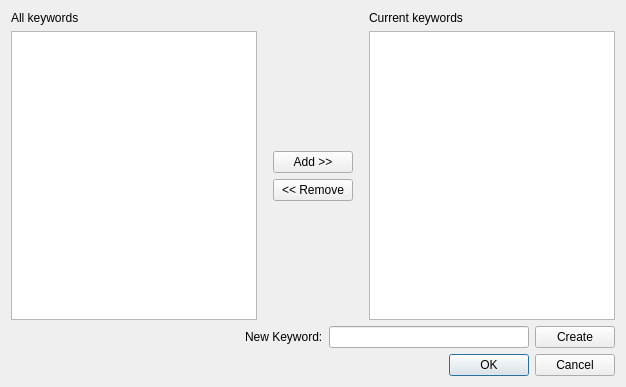
<?xml version="1.0" encoding="UTF-8"?>
<ui version="4.0">
 <class>KeywordsDialog_q</class>
 <widget class="QDialog" name="KeywordsDialog_q">
  <property name="geometry">
   <rect>
    <x>0</x>
    <y>0</y>
    <width>626</width>
    <height>387</height>
   </rect>
  </property>
  <property name="windowTitle">
   <string>Dialog</string>
  </property>
  <layout class="QGridLayout" name="gridLayout_2">
   <item row="0" column="0">
    <layout class="QGridLayout" name="gridLayout">
     <item row="0" column="0">
      <widget class="QLabel" name="label">
       <property name="text">
        <string>All keywords</string>
       </property>
      </widget>
     </item>
     <item row="1" column="0">
      <widget class="QListView" name="allKeywordsListView">
       <property name="sizePolicy">
        <sizepolicy hsizetype="Expanding" vsizetype="Expanding">
         <horstretch>1</horstretch>
         <verstretch>0</verstretch>
        </sizepolicy>
       </property>
       <property name="editTriggers">
        <set>QAbstractItemView::EditTrigger::NoEditTriggers</set>
       </property>
       <property name="selectionMode">
        <enum>QAbstractItemView::SelectionMode::ExtendedSelection</enum>
       </property>
      </widget>
     </item>
     <item row="1" column="1">
      <layout class="QVBoxLayout" name="verticalLayout">
       <property name="leftMargin">
        <number>10</number>
       </property>
       <property name="rightMargin">
        <number>10</number>
       </property>
       <item>
        <spacer name="verticalSpacer">
         <property name="orientation">
          <enum>Qt::Orientation::Vertical</enum>
         </property>
         <property name="sizeHint" stdset="0">
          <size>
           <width>20</width>
           <height>40</height>
          </size>
         </property>
        </spacer>
       </item>
       <item>
        <widget class="QPushButton" name="addKeywordButton">
         <property name="sizePolicy">
          <sizepolicy hsizetype="Expanding" vsizetype="Fixed">
           <horstretch>0</horstretch>
           <verstretch>0</verstretch>
          </sizepolicy>
         </property>
         <property name="text">
          <string>Add &gt;&gt;</string>
         </property>
        </widget>
       </item>
       <item>
        <widget class="QPushButton" name="removeKeywordButton">
         <property name="sizePolicy">
          <sizepolicy hsizetype="Expanding" vsizetype="Fixed">
           <horstretch>0</horstretch>
           <verstretch>0</verstretch>
          </sizepolicy>
         </property>
         <property name="text">
          <string>&lt;&lt; Remove</string>
         </property>
        </widget>
       </item>
       <item>
        <spacer name="verticalSpacer_2">
         <property name="orientation">
          <enum>Qt::Orientation::Vertical</enum>
         </property>
         <property name="sizeHint" stdset="0">
          <size>
           <width>20</width>
           <height>40</height>
          </size>
         </property>
        </spacer>
       </item>
      </layout>
     </item>
     <item row="1" column="2">
      <widget class="QListView" name="currKeywordsListView">
       <property name="sizePolicy">
        <sizepolicy hsizetype="Expanding" vsizetype="Expanding">
         <horstretch>1</horstretch>
         <verstretch>1</verstretch>
        </sizepolicy>
       </property>
       <property name="editTriggers">
        <set>QAbstractItemView::EditTrigger::NoEditTriggers</set>
       </property>
       <property name="selectionMode">
        <enum>QAbstractItemView::SelectionMode::ExtendedSelection</enum>
       </property>
      </widget>
     </item>
     <item row="0" column="2">
      <widget class="QLabel" name="label_2">
       <property name="text">
        <string>Current keywords</string>
       </property>
      </widget>
     </item>
    </layout>
   </item>
   <item row="1" column="0">
    <layout class="QHBoxLayout" name="horizontalLayout">
     <item>
      <spacer name="horizontalSpacer">
       <property name="orientation">
        <enum>Qt::Orientation::Horizontal</enum>
       </property>
       <property name="sizeHint" stdset="0">
        <size>
         <width>13</width>
         <height>20</height>
        </size>
       </property>
      </spacer>
     </item>
     <item>
      <widget class="QLabel" name="label_3">
       <property name="text">
        <string>New Keyword:</string>
       </property>
      </widget>
     </item>
     <item>
      <widget class="QLineEdit" name="newKeywordLineEdit">
       <property name="sizePolicy">
        <sizepolicy hsizetype="Fixed" vsizetype="Fixed">
         <horstretch>0</horstretch>
         <verstretch>0</verstretch>
        </sizepolicy>
       </property>
       <property name="minimumSize">
        <size>
         <width>200</width>
         <height>0</height>
        </size>
       </property>
      </widget>
     </item>
     <item>
      <widget class="QPushButton" name="newKeywordButton">
       <property name="sizePolicy">
        <sizepolicy hsizetype="Minimum" vsizetype="Fixed">
         <horstretch>0</horstretch>
         <verstretch>0</verstretch>
        </sizepolicy>
       </property>
       <property name="text">
        <string>Create</string>
       </property>
      </widget>
     </item>
    </layout>
   </item>
   <item row="2" column="0">
    <widget class="QDialogButtonBox" name="buttonBox">
     <property name="orientation">
      <enum>Qt::Orientation::Horizontal</enum>
     </property>
     <property name="standardButtons">
      <set>QDialogButtonBox::StandardButton::Cancel|QDialogButtonBox::StandardButton::Ok</set>
     </property>
    </widget>
   </item>
  </layout>
 </widget>
 <resources/>
 <connections>
  <connection>
   <sender>buttonBox</sender>
   <signal>accepted()</signal>
   <receiver>KeywordsDialog_q</receiver>
   <slot>accept()</slot>
   <hints>
    <hint type="sourcelabel">
     <x>248</x>
     <y>254</y>
    </hint>
    <hint type="destinationlabel">
     <x>157</x>
     <y>274</y>
    </hint>
   </hints>
  </connection>
  <connection>
   <sender>buttonBox</sender>
   <signal>rejected()</signal>
   <receiver>KeywordsDialog_q</receiver>
   <slot>reject()</slot>
   <hints>
    <hint type="sourcelabel">
     <x>316</x>
     <y>260</y>
    </hint>
    <hint type="destinationlabel">
     <x>286</x>
     <y>274</y>
    </hint>
   </hints>
  </connection>
 </connections>
</ui>
